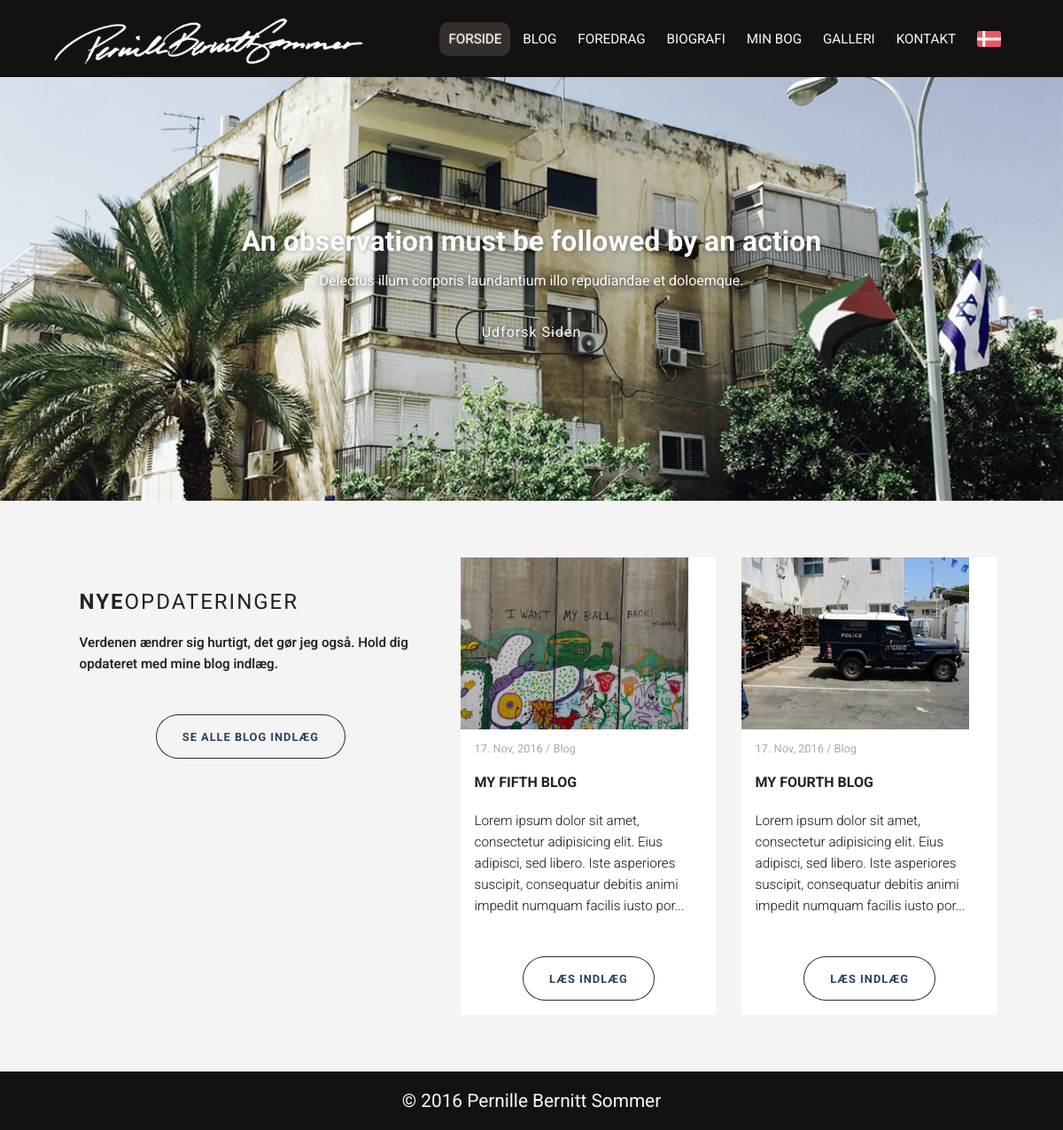
/da/index.php, run on the app's committed database.
### tables this page shows
CREATE TABLE `blog` (
  `id` int(11) NOT NULL,
  `title` varchar(255) NOT NULL,
  `date` varchar(255) NOT NULL,
  `post` text NOT NULL,
  `imgUrl` varchar(255) NOT NULL
);

### da/index.php (the view, shortened to what this page needs)
<?php
    include("inc/config.php");
?>
<!DOCTYPE html>
<html lang="en">
    <head>
        <link rel="stylesheet" type="text/css" href="css/style.css">
        <link href="https://maxcdn.bootstrapcdn.com/font-awesome/4.7.0/css/font-awesome.min.css" rel="stylesheet" type="text/css">
    </head>
    <body>
        <header id="header">
            <div class="content">
                <a class="logo" href="index.php"><img alt="Logo" class="logoImg" src="img/logo.png"></a>
                <nav id="headerNavigation">
                    <a href="index.php" class="active">FORSIDE</a>
                    <a href="blog.php">BLOG</a>
                    <a href="lecture.html">FOREDRAG</a>
                    <a href="biography.html">BIOGRAFI</a>
                    <a href="mybook.html">MIN BOG</a>
                    <a href="gallery.php">GALLERI</a>
                    <a href="contact.html">KONTAKT</a>
                    <a class="languageMenu" href="javascript:void(0);" id="currentLanguage"><img src="img/da.png" class="flag" alt="Sprog"></a>
                </nav>
            </div>
        </header>
        <div id="slider">
            <div class="cta content">
                <h1>An observation must be followed by an action</h1>
                <p>Delectus illum corporis laundantium illo repudiandae et doloemque.</p>
                <a class="button" href="#">
                <span>Udforsk Siden</span>
                </a>
            </div>
        </div>
        <div class="content" id="senesteBlog">
            <article class="venstreSide">
                <h2><b>NYE</b>OPDATERINGER</h2>
                <p class="describeTekst">Verdenen ændrer sig hurtigt, det gør jeg også. Hold dig opdateret med mine blog indlæg.</p>
                <a class="button" href="blog.php">
                <span>SE ALLE BLOG INDLÆG</span>
                </a>
            </article>
            <?php
                $hentBlog = mysqli_query($link, "SELECT * FROM blog ORDER BY id DESC LIMIT 2");
                while($row = mysqli_fetch_array($hentBlog)){
                    $id = $row["id"];
                    $title = $row["title"];
                    $date = $row["date"];
                    $post = substr($row["post"], 0, 170);
                    $imgUrl = $row["imgUrl"];
            ?>
            <article>
                <img src="img/blog/<?php echo $imgUrl; ?>" class="blogBillede" alt="Blog Indlæg Billede">
                <span class="blogDato"><?php echo date("j. M, Y", strtotime($date)); ?> / Blog</span>
                <h4><?php echo $title; ?></h4>
                <p class="blogText"><?php echo $post; ?>...</p>
                <a class="button" href="blogPost.php?id=<?php echo $id; ?>">
                <span>LÆS INDLÆG</span>
                </a>
            </article>
            <?
                }
            ?>
        </div>
        <div id="footer">
            <p>&copy; 2016 Pernille Bernitt Sommer</p>
        </div>
    </body>
</html>

### da/css/style.css (style rules this page uses)
* { box-sizing: border-box; }
body { display: flex; flex-direction: column; min-height: 100vh; font-family: 'Roboto', sans-serif; color: #222222; margin: 87px 0 0 0; background-color: #f4f4f4; }
img { max-width: 100%; height: auto; vertical-align: bottom; }
a { text-decoration: none; }
.content { margin: 0 auto; width: 90%; max-width: 1170px; }
.button { background: none; height: 50px; border-radius: 30px; letter-spacing: 1px; transition: background 0.4s; }
#header { background: #141211; padding: 0.85em 0; position:fixed; top: 0; left: 0; right: 0; z-index: 1; }
#header .content { display: flex; flex-direction: row; align-items: center; justify-content: space-between; }
#header .logo, #header nav a { padding: 0px; }
@media (min-width: 500px) { #header .logo, #header nav a { padding: 0px; } }
#header .logo { font-size: 1.35em; color: #28415E; }
#header .logoImg { width: 100%; max-width: 350px; padding-top: 5px; }
#header nav a { font-size: 0.65em; text-transform: uppercase; color: #FAFAFA; padding: 10px; box-sizing: border-box; transition: background 0.5s ease-in, text-shadow 0.5s ease-in; border-radius: 10px; }
#header nav a.active { background: rgba(60, 54, 51, 0.8); text-shadow: 0px 0px 2px rgba(255,255,255,0.5); border-radius: 10px; }
@media (min-width: 500px) { #header nav a { font-size: 0.95em; } }
#slider { background-color: #EEEBE4; background-image: url("../img/slider2.jpg"); background-size: cover; display: flex; justify-content: center; align-items: center; padding: 4em 0; filter: grayscale(60%); }
#slider > .cta > p { color: #FAFAFA; }
#slider > .cta > .button > span { color: #FAFAFA; }
@media (min-width: 500px) { #slider { height: 478px; } }
#slider .cta { display: flex; flex-direction: column; align-items: center; justify-content: center; color: #28415E; }
#slider .cta h1, #slider .cta p, #slider .cta .button { text-align: center; text-shadow: 2px 2px 10px #000; }
#slider .cta h1 { margin: 0; color: #FAFAFA; text-shadow: 1px 1px 5px rgba(0, 0, 0, 0.3); }
#slider .cta p { margin-bottom: 1.5em; }
#slider .cta .button { display: flex; align-items: center; padding: 10px 30px; box-shadow: inset 0 0 0 2px #2A2A2A; color: #28415E; }
#senesteBlog { display: flex; flex-direction: column; padding: 4em 0; }
#senesteBlog article { background: #ffffff; display: flex; flex-direction: column; flex: 1; margin: 0 0.85em 1em; padding: 1em; border-radius: 3px; }
#senesteBlog article.venstreSide { background: transparent; flex-grow: 1.5; }
#senesteBlog article.venstreSide h2 { color: #222222; font-weight: 400; letter-spacing: 2px; text-transform: uppercase; }
#senesteBlog .blogBillede { margin: -1em -1em 0 -1em; max-height: 249px; box-sizing: border-box !important; }
#senesteBlog article:last-child { margin-bottom: 0; }
#senesteBlog article p { margin: 0 0 1em; font-size: 0.95em; line-height: 24px; font-weight: 500; text-shadow: 0px 0px 1px rgba(0, 0, 0, 0.2); }
#senesteBlog article p:last-of-type { margin-bottom: 3em; }
#senesteBlog article .button { display: flex; align-items: center; align-self: center; padding: 10px 30px; box-shadow: inset 0 0 0 1px #2a2a2a; color: #28415E; font-size: 0.8em; font-weight: 700; }
@media (min-width: 800px) { #senesteBlog { flex-direction: row; } }
@media (min-width: 800px) { #senesteBlog article { margin-bottom: 0; } }
#footer { background: #141211; flex: 1; text-align: center; color: #FAFAFA; font-size: 1.3em; }
.blogDato { padding-top: 1.1em; font-size: 0.8em; color: #aaa; }
article h4 { text-transform: uppercase; }
p.blogText { font-weight: 300 !important; }
#headerNavigation { position: relative; }
.flag { width: 27px; }
.languageMenu { transition: none !important; }
.describeTekst { font-weight: 300; }

### data on the page
blog: imgUrl (picture), date "17. Nov, 2016", title "MY FIFTH BLOG", post "Lorem ipsum dolor sit amet, consectetur adipisicing elit. Eius adipisci, sed libero. Iste asperiores suscipit, consequatur debitis animi impedit numquam facilis iusto por"
blog: imgUrl (picture), date "17. Nov, 2016", title "MY FOURTH BLOG", post "Lorem ipsum dolor sit amet, consectetur adipisicing elit. Eius adipisci, sed libero. Iste asperiores suscipit, consequatur debitis animi impedit numquam facilis iusto por"
